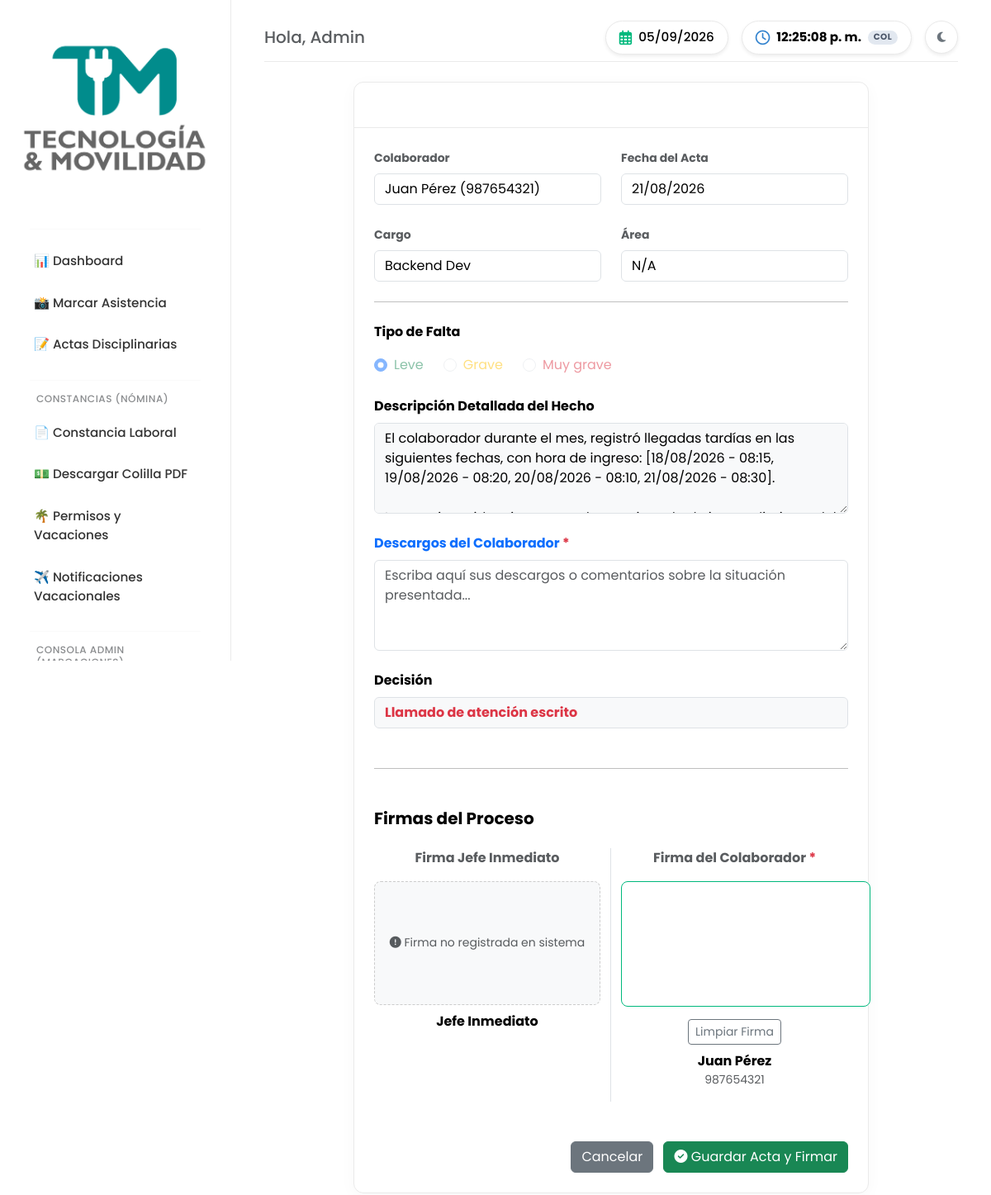
/acts/2/update/ (signed in), run on an earlier commit of the app's database.
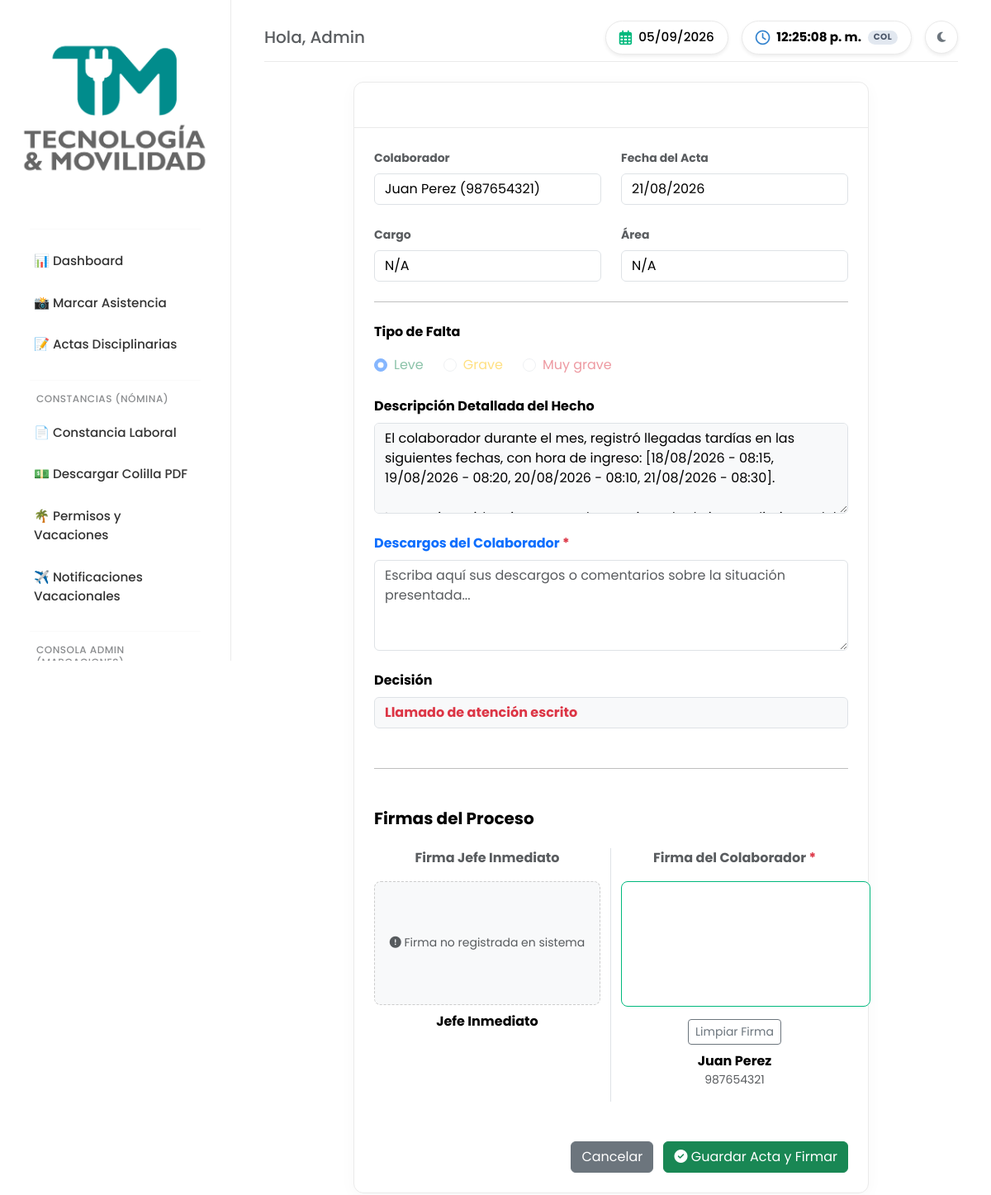
And on a later commit of the database.
### apps/hr/models.py (models this page shows, shortened)
class DisciplinaryAct(models.Model):
    user = models.ForeignKey('users.User', on_delete=models.CASCADE, related_name='disciplinary_acts')
    date_created = models.DateTimeField('Fecha de Creación', auto_now_add=True)
    severity = models.CharField('Tipo de Falta', max_length=20, choices=FaultSeverity.choices)
    description = models.TextField('Descripción Detallada del Hecho')
    employee_defense = models.TextField('Descargos del Colaborador', blank=True)
    decision = models.CharField('Decisión', max_length=100, default='Llamado de atención escrito')
    employee_signature = models.ImageField('Firma del Colaborador', upload_to='secure/acts/employee_signatures/', null=True, blank=True)
    manager_signature = models.ImageField('Firma del Jefe Inmediato', upload_to='secure/acts/manager_signatures/', null=True, blank=True)
    document_pdf = models.FileField('Acta en PDF', upload_to='secure/acts/documents/', null=True, blank=True)
    class Meta:
        verbose_name = 'Acta Disciplinaria'
        verbose_name_plural = 'Actas Disciplinarias'

### apps/users/models.py (models this page shows, shortened)
class User(AbstractUser):
    username = None
    document_number = models.CharField('Número de Documento', max_length=20, unique=True)
    role = models.CharField('Rol/Perfil', max_length=20, choices=Role.choices, default=Role.COLABORADOR)
    signature = models.ImageField('Firma Digital', upload_to='secure/signatures/', blank=True, null=True)
    contact_number = models.CharField('Número de Contacto', max_length=20, blank=True)
    birth_date = models.DateField('Fecha de Nacimiento', null=True, blank=True)
    hire_date = models.DateField('Fecha de Ingreso', null=True, blank=True)
    salary = models.DecimalField('Salario', max_digits=12, decimal_places=2, null=True, blank=True)
    emergency_contact = models.CharField('Contacto de Emergencia', max_length=100, blank=True)
    emergency_contact_number = models.CharField('Número Contacto Emergencia', max_length=20, blank=True)
    position = models.ForeignKey('organization.Position', on_delete=models.SET_NULL, null=True, blank=True, verbose_name='Cargo')
    area = models.ForeignKey('organization.Area', on_delete=models.SET_NULL, null=True, blank=True, verbose_name='Área')
    manager = models.ForeignKey('self', on_delete=models.SET_NULL, null=True, blank=True, related_name='subordinates', verbose_name='Jefe Inmediato')
    history = HistoricalRecords()
    USERNAME_FIELD = 'document_number'
    REQUIRED_FIELDS = ['first_name', 'last_name']
    objects = UserManager()
    class Meta:
        verbose_name = 'Usuario / Colaborador'
        verbose_name_plural = 'Usuarios / Colaboradores'

### apps/organization/models.py (models this page shows, shortened)
class Position(models.Model):
    name = models.CharField('Nombre del Cargo', max_length=100)
    area = models.ForeignKey(Area, on_delete=models.CASCADE, related_name='positions', verbose_name='Área')
    description = models.TextField('Descripción', blank=True)
    class Meta:
        verbose_name = 'Cargo'
        verbose_name_plural = 'Cargos'
        unique_together = ('name', 'area')

### core/views.py (the view, shortened to what this page needs)
# urls.py: path('acts/<int:pk>/update/', core_views.ActUpdateView.as_view(), name='acts_update'),
class ActUpdateView(LoginRequiredMixin, UpdateView):
    model = DisciplinaryAct
    fields = ['employee_defense']
    template_name = 'hr/act_sign_form.html'
    success_url = reverse_lazy('acts_list')
    def get_queryset(self):
        qs = super().get_queryset()
        if self.request.user.role not in ['ADMIN', 'JEFE'] and not self.request.user.is_superuser:
            qs = qs.filter(user=self.request.user)
        return qs
    def get_context_data(self, **kwargs):
        ctx = super().get_context_data(**kwargs)
        ctx['title'] = 'Proceso Disciplinario (Firma)'
        return ctx

### templates/hr/act_sign_form.html (shortened to what the changed rows need)
{% extends 'base.html' %}
{% block content %}
<div class="row justify-content-center">
    <div class="col-md-9">
        <div class="card shadow-sm border-0">
            <div class="card-body p-4">
                <form method="post" id="actForm" enctype="multipart/form-data">
                    <div class="row mb-4">
                        <div class="col-md-6">
                            <label class="form-label text-muted small fw-bold">Colaborador</label>
                            <input type="text" class="form-control" value="{{ object.user.get_full_name }} ({{ object.user.document_number }})" readonly>
                        </div>
                        <div class="col-md-6">
                            <label class="form-label text-muted small fw-bold">Fecha del Acta</label>
                            <input type="text" class="form-control" value="{{ object.date_created|date:'d/m/Y' }}" readonly>
                        </div>
                    </div>
                    <div class="row mb-4">
                        <div class="col-md-6">
                            <label class="form-label text-muted small fw-bold">Cargo</label>
                            <input type="text" class="form-control" value="{{ object.user.position.name|default:'N/A' }}" readonly>
                        </div>
                        <div class="col-md-6">
                            <label class="form-label text-muted small fw-bold">Área</label>
                            <input type="text" class="form-control" value="{{ object.user.area.name|default:'N/A' }}" readonly>
                        </div>
                    </div>
                    <div class="mb-4">
                        <div class="d-flex gap-4 mt-2">
                            <div class="form-check">
                                <input class="form-check-input" type="radio" {% if object.severity == 'LEVE' %}checked{% endif %} disabled>
                                <label class="form-check-label text-success">Leve</label>
                            </div>
                            <div class="form-check">
                                <input class="form-check-input" type="radio" {% if object.severity == 'GRAVE' %}checked{% endif %} disabled>
                                <label class="form-check-label text-warning">Grave</label>
                            </div>
                            <div class="form-check">
                                <input class="form-check-input" type="radio" {% if object.severity == 'MUY_GRAVE' %}checked{% endif %} disabled>
                                <label class="form-check-label text-danger">Muy grave</label>
                            </div>
                        </div>
                    </div>
                    <div class="mb-4">
                        <label class="form-label fw-bold">Descripción Detallada del Hecho</label>
                        <textarea class="form-control bg-light" rows="4" readonly>{{ object.description }}</textarea>
                    </div>
                    <div class="mb-4">
                        <label class="form-label fw-bold text-primary">Descargos del Colaborador <span class="text-danger">*</span></label>
                        <textarea name="employee_defense" class="form-control" rows="4" required placeholder="Escriba aquí sus descargos o comentarios sobre la situación presentada..." ></textarea>
                    </div>
                    <div class="row">
                        <div class="col-md-6 text-center border-end">
                            <label class="form-label fw-bold text-muted mb-3">Firma Jefe Inmediato</label>
                            <div style="height: 150px; display: flex; align-items: center; justify-content: center; background: #f8f9fa; border: 1px dashed #ccc; border-radius: 8px;">
                                {% if object.manager_signature %}
                                    <img src="{{ object.manager_signature.url }}" alt="Firma Jefe" style="max-height: 130px; max-width: 100%;">
                                {% else %}
                                    <span class="text-muted small"><i class="fas fa-exclamation-circle"></i> Firma no registrada en sistema</span>
                                {% endif %}
                            </div>
                            <p class="mt-2 mb-0 fw-bold">{{ object.user.manager.get_full_name|default:"Jefe Inmediato" }}</p>
                        </div>
                        <div class="col-md-6 text-center">
                            <label class="form-label fw-bold text-muted mb-3">Firma del Colaborador <span class="text-danger">*</span></label>
                            {% if object.employee_signature %}
                            <div style="height: 150px; display: flex; align-items: center; justify-content: center; background: #f8f9fa; border: 1px dashed #ccc; border-radius: 8px;">
                                <img src="{{ object.employee_signature.url }}" alt="Firma Colaborador" style="max-height: 130px; max-width: 100%;">
                            </div>
                            {% else %}
                            <div>
                                <canvas id="signature-pad" class="signature-pad" width="300" height="150" style="border: 1px solid #00b87c; border-radius: 8px; cursor: crosshair; background: #fff; touch-action: none;"></canvas>
                                <div class="mt-2">
                                </div>
                            </div>
                            {% endif %}
                            <p class="mt-2 mb-0 fw-bold">{{ object.user.get_full_name }}</p>
                            <p class="small text-muted">{{ object.user.document_number }}</p>
                        </div>
                    </div>
                </form>
            </div>
        </div>
    </div>
</div>
{% endblock %}
{% block extra_head %}
<script>
document.addEventListener("DOMContentLoaded", function() {
    const canvas = document.getElementById('signature-pad');
    if (canvas) {
        const signaturePad = new SignaturePad(canvas, {
            backgroundColor: 'rgb(255, 255, 255)',
            penColor: 'rgb(0, 0, 0)'
        });
        document.getElementById('clear-signature').addEventListener('click', function () {
            signaturePad.clear();
        });
        document.getElementById('actForm').addEventListener('submit', function (e) {
            if (signaturePad.isEmpty()) {
                e.preventDefault();
                alert("Por favor, proporcione su firma en el recuadro antes de guardar.");
            } else {
                document.getElementById('signature_base64').value = signaturePad.toDataURL();
            }
        });
    }
});
</script>
{% endblock %}

What changed in the data, as far as the page shows it:
changed through a linked row, DisciplinaryAct "Jefe Inmediato": user.get_full_name "Juan Pérez (987654321)" → "Juan Perez (987654321)"; user.position.name "Backend Dev" → "N/A"; user.get_full_name "Juan Pérez" → "Juan Perez"
